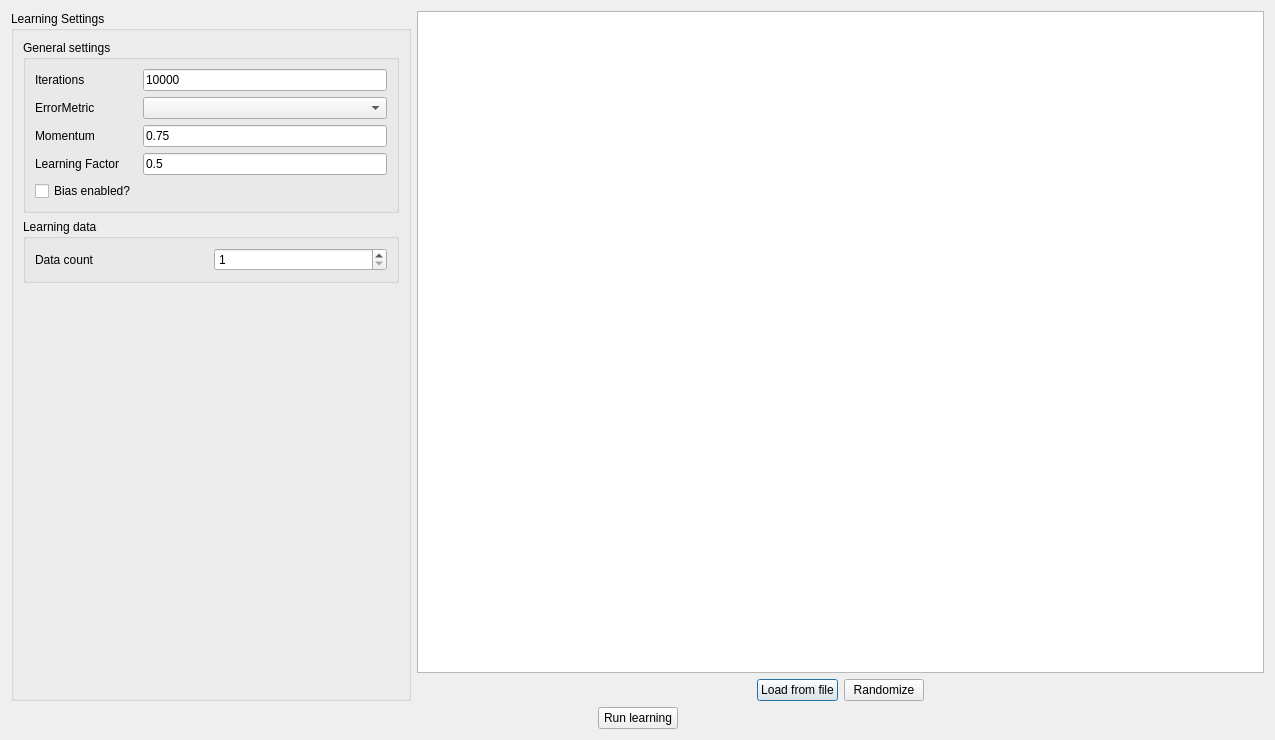
<?xml version="1.0" encoding="UTF-8"?>
<ui version="4.0">
 <class>LearningLauncher</class>
 <widget class="QDialog" name="LearningLauncher">
  <property name="geometry">
   <rect>
    <x>0</x>
    <y>0</y>
    <width>1275</width>
    <height>740</height>
   </rect>
  </property>
  <property name="windowTitle">
   <string>Network simulation launcher</string>
  </property>
  <layout class="QVBoxLayout" name="verticalLayout_4">
   <item>
    <layout class="QHBoxLayout" name="horizontalLayout">
     <item>
      <widget class="QGroupBox" name="groupBox_6">
       <property name="maximumSize">
        <size>
         <width>400</width>
         <height>16777215</height>
        </size>
       </property>
       <property name="title">
        <string>Learning Settings</string>
       </property>
       <layout class="QVBoxLayout" name="verticalLayout">
        <item>
         <widget class="QGroupBox" name="groupBox_2">
          <property name="maximumSize">
           <size>
            <width>16777215</width>
            <height>16777215</height>
           </size>
          </property>
          <property name="title">
           <string>General settings</string>
          </property>
          <layout class="QGridLayout" name="gridLayout">
           <item row="9" column="1">
            <widget class="QLineEdit" name="learningFactorValue">
             <property name="text">
              <string>0.5</string>
             </property>
            </widget>
           </item>
           <item row="7" column="0">
            <widget class="QLabel" name="label_5">
             <property name="text">
              <string>ErrorMetric</string>
             </property>
             <property name="buddy">
              <cstring>errorMetricSelector</cstring>
             </property>
            </widget>
           </item>
           <item row="0" column="0">
            <widget class="QLabel" name="label_2">
             <property name="text">
              <string>Iterations</string>
             </property>
             <property name="buddy">
              <cstring>learningIterations</cstring>
             </property>
            </widget>
           </item>
           <item row="0" column="1">
            <widget class="QLineEdit" name="learningIterations">
             <property name="text">
              <string>10000</string>
             </property>
            </widget>
           </item>
           <item row="7" column="1">
            <widget class="QComboBox" name="errorMetricSelector">
             <property name="minimumSize">
              <size>
               <width>150</width>
               <height>0</height>
              </size>
             </property>
            </widget>
           </item>
           <item row="8" column="0">
            <widget class="QLabel" name="label_6">
             <property name="text">
              <string>Momentum</string>
             </property>
             <property name="buddy">
              <cstring>momentumValue</cstring>
             </property>
            </widget>
           </item>
           <item row="8" column="1">
            <widget class="QLineEdit" name="momentumValue">
             <property name="enabled">
              <bool>true</bool>
             </property>
             <property name="text">
              <string>0.75</string>
             </property>
            </widget>
           </item>
           <item row="9" column="0">
            <widget class="QLabel" name="label">
             <property name="text">
              <string>Learning Factor</string>
             </property>
             <property name="buddy">
              <cstring>learningFactorValue</cstring>
             </property>
            </widget>
           </item>
           <item row="10" column="0">
            <widget class="QCheckBox" name="biasEnabled">
             <property name="text">
              <string>Bias enabled?</string>
             </property>
            </widget>
           </item>
          </layout>
         </widget>
        </item>
        <item>
         <widget class="QGroupBox" name="groupBox_5">
          <property name="maximumSize">
           <size>
            <width>16777215</width>
            <height>16777215</height>
           </size>
          </property>
          <property name="title">
           <string>Learning data</string>
          </property>
          <layout class="QGridLayout" name="gridLayout_2">
           <item row="0" column="0">
            <widget class="QLabel" name="label_11">
             <property name="text">
              <string>Data count</string>
             </property>
             <property name="buddy">
              <cstring>dataCount</cstring>
             </property>
            </widget>
           </item>
           <item row="0" column="1">
            <widget class="QSpinBox" name="dataCount">
             <property name="minimum">
              <number>1</number>
             </property>
             <property name="value">
              <number>1</number>
             </property>
            </widget>
           </item>
          </layout>
         </widget>
        </item>
        <item>
         <spacer name="verticalSpacer">
          <property name="orientation">
           <enum>Qt::Vertical</enum>
          </property>
          <property name="sizeHint" stdset="0">
           <size>
            <width>20</width>
            <height>40</height>
           </size>
          </property>
         </spacer>
        </item>
       </layout>
      </widget>
     </item>
     <item>
      <layout class="QVBoxLayout" name="verticalLayout_2">
       <property name="sizeConstraint">
        <enum>QLayout::SetDefaultConstraint</enum>
       </property>
       <item>
        <widget class="QTableView" name="learningDataView"/>
       </item>
       <item>
        <layout class="QHBoxLayout" name="horizontalLayout_2">
         <item>
          <spacer name="horizontalSpacer_3">
           <property name="orientation">
            <enum>Qt::Horizontal</enum>
           </property>
           <property name="sizeHint" stdset="0">
            <size>
             <width>40</width>
             <height>20</height>
            </size>
           </property>
          </spacer>
         </item>
         <item>
          <widget class="QPushButton" name="readInputButton">
           <property name="text">
            <string>Load from file</string>
           </property>
          </widget>
         </item>
         <item>
          <widget class="QPushButton" name="randomizeButton">
           <property name="text">
            <string>Randomize</string>
           </property>
          </widget>
         </item>
         <item>
          <spacer name="horizontalSpacer_4">
           <property name="orientation">
            <enum>Qt::Horizontal</enum>
           </property>
           <property name="sizeHint" stdset="0">
            <size>
             <width>40</width>
             <height>20</height>
            </size>
           </property>
          </spacer>
         </item>
        </layout>
       </item>
      </layout>
     </item>
    </layout>
   </item>
   <item>
    <layout class="QHBoxLayout" name="horizontalLayout_4">
     <item>
      <spacer name="horizontalSpacer">
       <property name="orientation">
        <enum>Qt::Horizontal</enum>
       </property>
       <property name="sizeHint" stdset="0">
        <size>
         <width>40</width>
         <height>20</height>
        </size>
       </property>
      </spacer>
     </item>
     <item>
      <widget class="QPushButton" name="runButton">
       <property name="text">
        <string>Run learning</string>
       </property>
      </widget>
     </item>
     <item>
      <spacer name="horizontalSpacer_2">
       <property name="orientation">
        <enum>Qt::Horizontal</enum>
       </property>
       <property name="sizeHint" stdset="0">
        <size>
         <width>40</width>
         <height>20</height>
        </size>
       </property>
      </spacer>
     </item>
    </layout>
   </item>
  </layout>
 </widget>
 <resources/>
 <connections/>
</ui>
